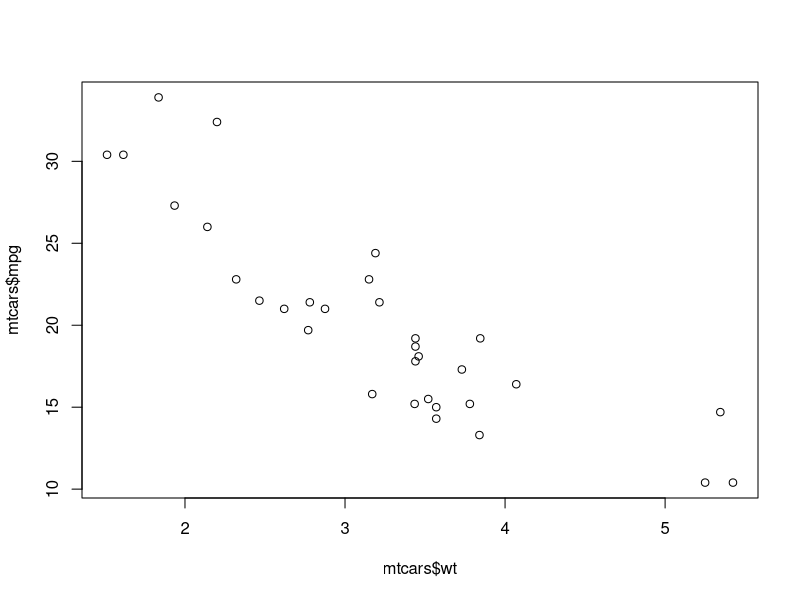
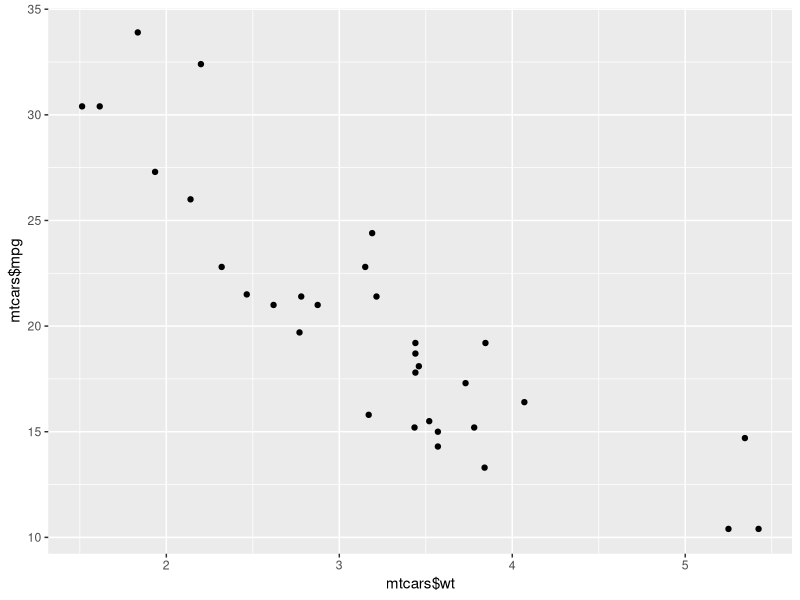
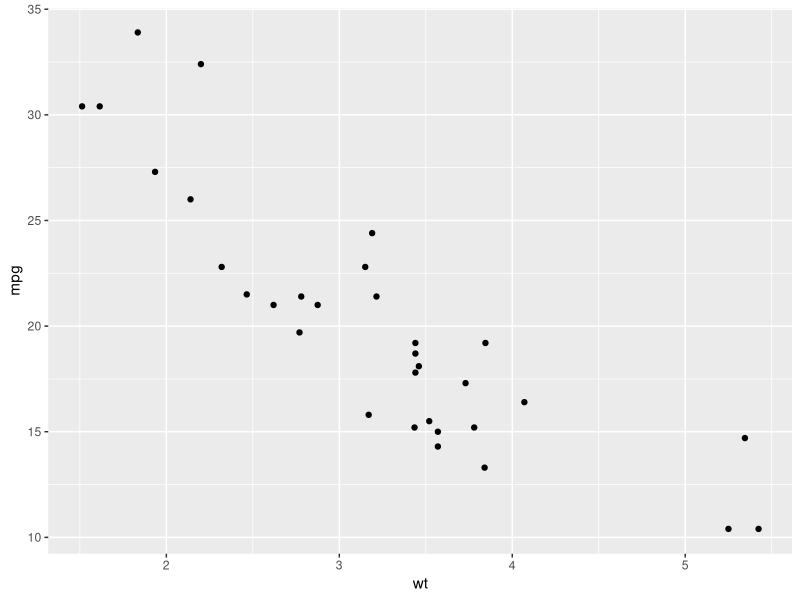
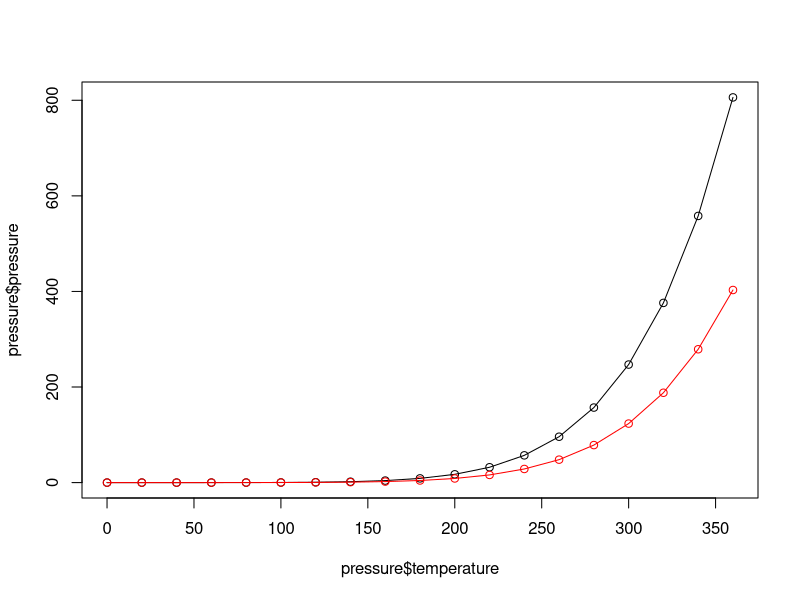
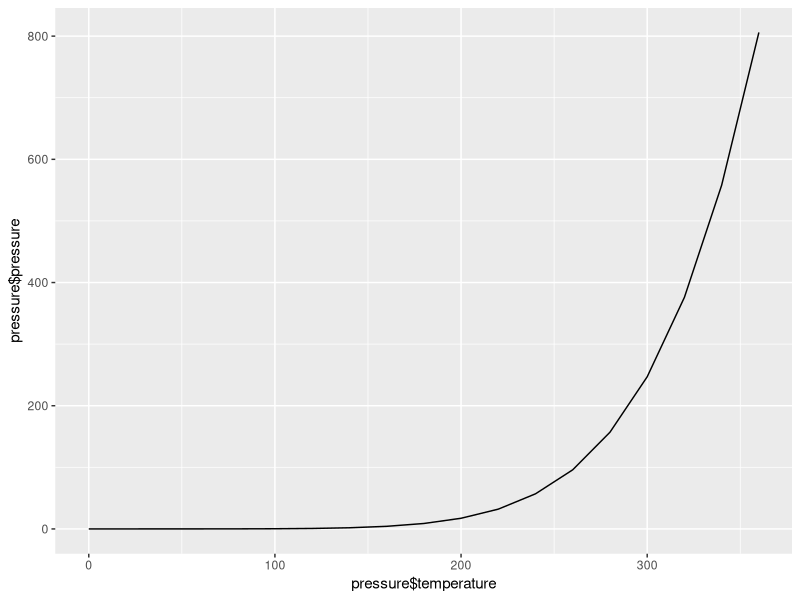
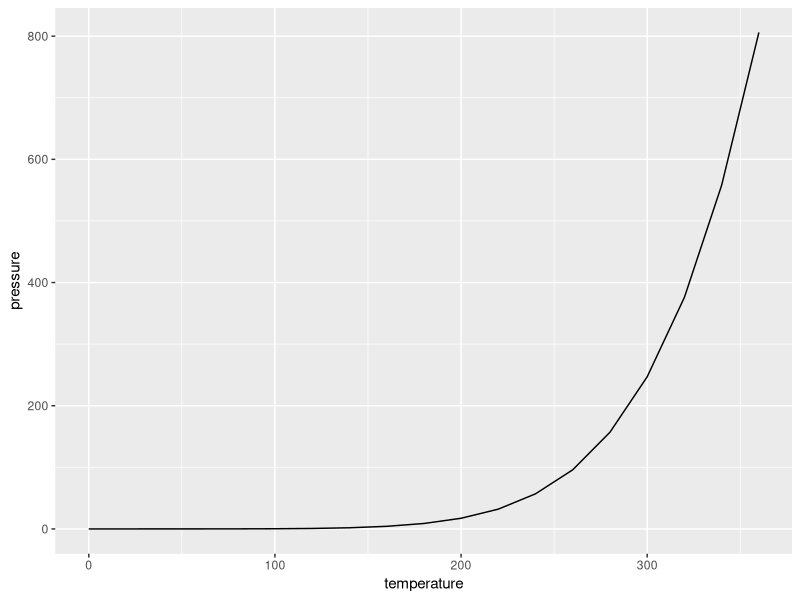
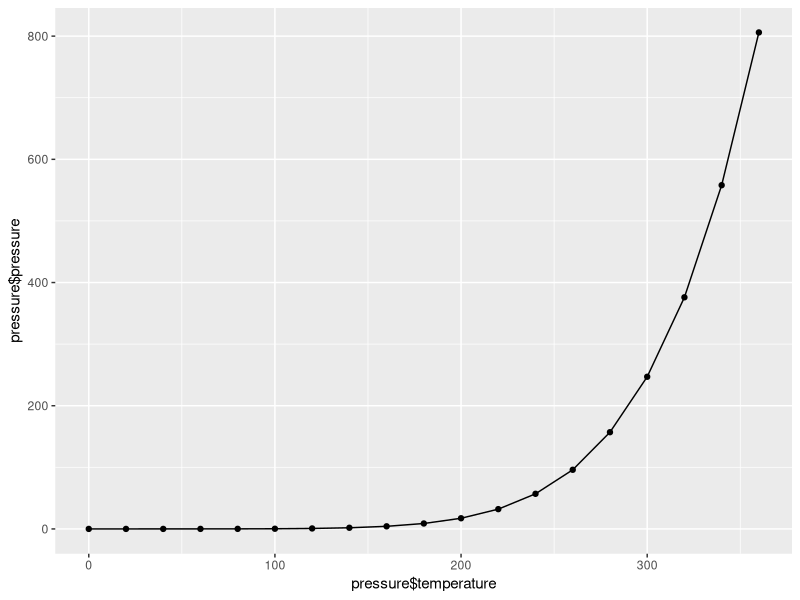
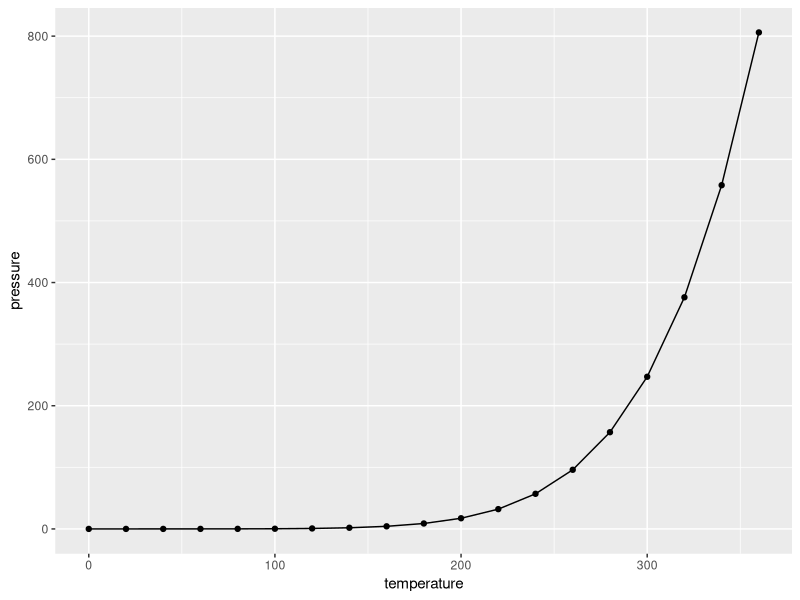

These charts were generated, in order, by the following R code:
#
# R Graphics Cookbook - Chapter 2
#
# Location: /Users/raymondtse/Dropbox/Analysis/R packages/ggplot2/RGC_Chapter2.r
# First created: Sunday 1 January 2017
# Last modified: Sunday 1 January 2017
#

# Print system time
Sys.time()

# Packages
library(ggplot2)

# Scatter Plots
plot(mtcars$wt, mtcars$mpg)
qplot(mtcars$wt, mtcars$mpg)
ggplot(mtcars, aes(x=wt, y=mpg)) + geom_point()

# Line Graphs
plot(pressure$temperature, pressure$pressure, type="l")
points(pressure$temperature, pressure$pressure)
lines(pressure$temperature, pressure$pressure/2, col="red")
points(pressure$temperature, pressure$pressure/2, col="red")

qplot(pressure$temperature, pressure$pressure, geom="line")
ggplot(pressure, aes(x=temperature, y=pressure)) +geom_line()

qplot(pressure$temperature, pressure$pressure, geom=c("line", "point"))
ggplot(pressure, aes(x=temperature, y=pressure)) +geom_line() + geom_point()

# Bar Graph
barplot(BOD$demand, names.arg = BOD$Time)
barplot(table(mtcars$cyl))

ggplot(BOD, aes(x=Time, y=demand)) + geom_bar(stat = "identity")
ggplot(mtcars, aes(x=factor(cyl))) +geom_bar()

# Histograms
hist(mtcars$mpg, breaks = 10)

ggplot(mtcars, aes(x=mpg)) + geom_histogram(binwidth = 4)       

# Box plots
plot(ToothGrowth$supp, ToothGrowth$len)

ggplot(ToothGrowth, aes(x=supp, y=len)) + geom_boxplot()
ggplot(ToothGrowth, aes(x=interaction(supp, dose), y=len)) + geom_boxplot()

# Ploting a Function Curve
curve(x^3 - 5*x, from=-4, to=4)

myfun <- function(xvar) {
    1/(1+exp(-xvar+10))
}
  
ggplot(data.frame(x=c(0, 20)), aes(x=x)) + stat_function(fun=myfun, geom = "line")





